Frame 1 (no input): blank canvas, image omitted
Frame 60 (the mouse pressed at the canvas centre just before this capture): blank canvas, image omitted
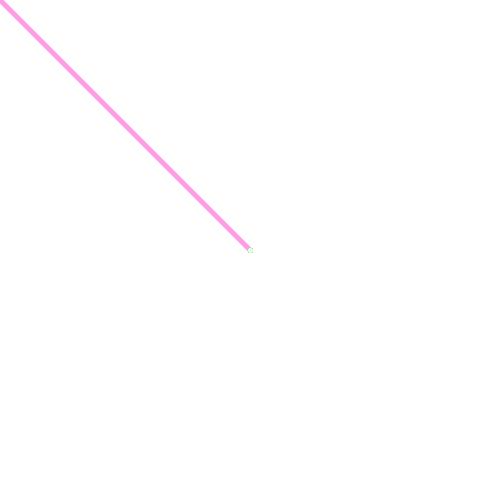
Frame 120 (the mouse held since frame 60 and released just before this capture)

The Processing sketch whose frames 1 and 60 were blank and that drew this single picture after the mouse press (run headless with seeded random() and noise(); from frame 60 on, the mouse is pressed at the canvas centre):

// Processing sketch: processing_60736
// ── processing_60736.pde

//Diana Chen
//cdiana@cmu.edu

void setup() {
  size(500,500);
  background(#ffffff);
  frameRate(120);
}

void draw() {
  
 stroke(0);
 strokeWeight(5);
 smooth();

 if (mousePressed) { 
   stroke(random(height), random(width), 220, 200); // Drag your mouse to draw in random colors
   line(pmouseX, pmouseY, mouseX, mouseY); // draw line from initial position to last
 } 
 
}

  void keyPressed() { // press a key to clear the screen
  background(#ffffff);
  
}
